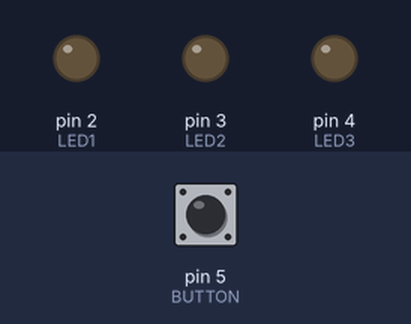
A sketch run on a simulated Arduino Uno, built with avr-gcc and run on an emulated ATmega328P. On the bench: output pins drawn as LEDs (lit = HIGH). The inputs (shaded band) are chosen by the test bench; at power-on: pin 5 (BUTTON) HIGH.

Above: at 1.2 s.
1.3 s: pin 5 (BUTTON) pulled LOW for 0.15 s
At 2.7 s:
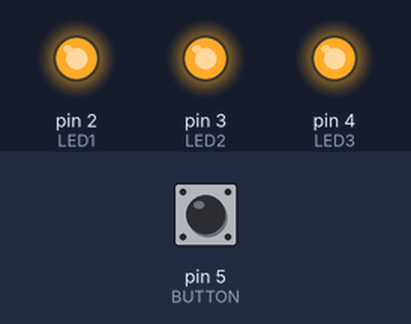
3.0 s: pin 5 (BUTTON) pulled LOW for 1 s
At 3.8 s:
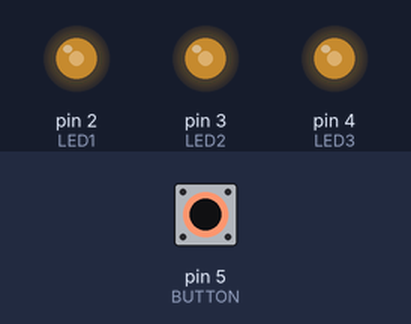
5.5 s: pin 5 (BUTTON) pulled LOW for 3.2 s
At 9.7 s:
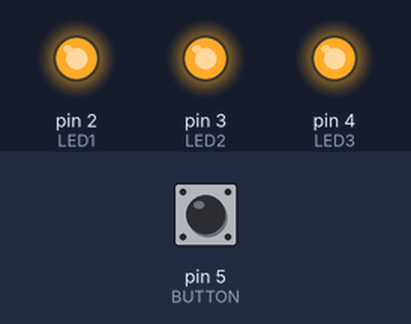
Timing chart, 0 to 11.2 s (numbered marks = the images above; inputs shaded):
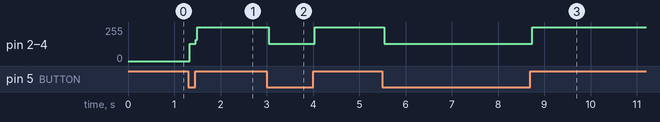

The sketch:

SS7_toggleLights.ino
```cpp
//SS7_toggleLights
//supposed to toggle on three lights with one button
const int LED1 = 2;
const int LED2 = 3;
const int LED3 = 4;
const int BUTTON = 5;

int buttonState = HIGH;
int ledState1 = LOW;
int ledState2 = LOW;
int ledState3 = LOW;

void setup() {
  pinMode(LED1, OUTPUT);
  pinMode(LED2, OUTPUT);
  pinMode(LED3, OUTPUT);
  pinMode(BUTTON, INPUT_PULLUP);
}

void loop() {
  buttonState = digitalRead(BUTTON);

  if (buttonState == LOW) {
    ledState1 = !ledState1;
    ledState2 = !ledState2;
    ledState3 = !ledState3;
  }

  digitalWrite(LED1, ledState1);
  digitalWrite(LED2, ledState2);
  digitalWrite(LED3, ledState3);
}
```

Measured:
- after the input at 1.3 s, pin 2 (LED1), pin 3 (LED2), pin 4 (LED3): 0/255 → 128/255 at once, → 255/255 0.12 s later
- after the input at 3.0 s, pin 2 (LED1), pin 3 (LED2), pin 4 (LED3): 255/255 → 128/255 at once, → 255/255 1.0 s later
- after the input at 5.5 s, pin 2 (LED1), pin 3 (LED2), pin 4 (LED3): 255/255 → 128/255 at once, → 255/255 3.2 s later
